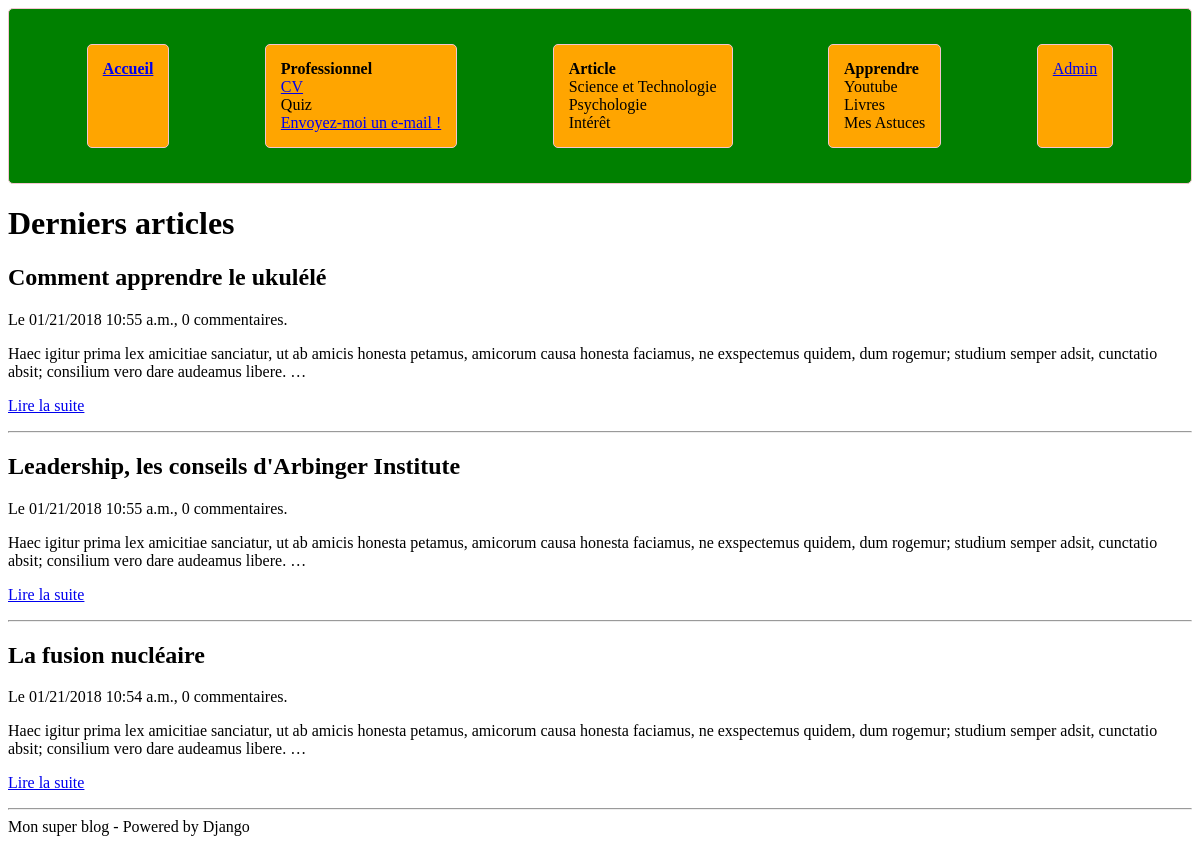
Page /total on the committed database.
### blog/models.py (models this page shows, shortened)
class Article(models.Model):
    titre = models.CharField(max_length=100)
    slug = models.SlugField()
    auteur = models.CharField(max_length=42)
    contenu = models.TextField(null=True)
    date = models.DateTimeField(verbose_name="Date de parution",auto_now_add=True, auto_now=False)
    is_visible = models.BooleanField(verbose_name="Article publié ?",default=False)
    categorie = models.ForeignKey('Categorie',on_delete=models.DO_NOTHING)
    nbrComment=models.IntegerField(null=True)
    def getNbrComment(self):
        self.nbrComment= len(Comment.objects.filter(articleRef=self))

### blog/views.py (the view)
# urls.py: url(r'^total$', views.accueil, name='accueil'),
def accueil(request):
    articles = Article.objects.filter(is_visible=True).order_by('-date')[:4]
    for article in articles:
        article.getNbrComment()
    return render(request, 'blog/accueil.html', {'articles': articles})

### blog/templates/blog/accueil.html (shortened to what this page needs)
{% extends "blog/base.html" %}
{% block content %}
	<h1>Derniers articles</h1>
	{% for article in articles %}
		<h2 class="titre-article">{{ article.titre }}</h2>
		<p class="infos-article">Le {{ article.date|date:'SHORT_DATETIME_FORMAT' }}, {{ article.nbrComment }} commentaires.</p>
		<div class="contenu-article">
			{{ article.contenu|safe|truncatewords_html:30 }}
		</div>
		<p><a href="{% url 'blog_lire' article.slug %}">Lire la suite</a></p>
		<hr />
	{% endfor %}
{% endblock %}

### blog/templates/blog/base.html (shortened to what this page needs)
{% load static %}
<!doctype html>
<html lang="fr">
<head>
    <link rel="stylesheet" href="{% static 'blog/styles2.css' %}" />
</head>
<body>
    <header>
        <nav>
            <div><strong><a href="{% url 'accueil' %}">Accueil</a></strong></div>
            <div>
            <strong>Professionnel</strong>
            <ul>
                <li><a target=blank href="{% static 'doc/CV.pdf' %}">CV</a></li>
                <li>Quiz</li>
                <li><a href="mailto:jason.pettiaux@gmail.com" class="emaildress" title="Je vous répondrai au plus vite">Envoyez-moi un e-mail !</a></li>
            </ul>
            </div>
            <div><strong>Article</strong>
            <ul>
                <li>Science et Technologie</li>
                <li>Psychologie</li>
                <li>Intérêt</li>
            </ul>
            </div>
            <div><strong>Apprendre</strong>
            <ul>
            <li>Youtube</li>
            <li>Livres</li>
            <li>Mes Astuces</li>
            </ul>
            </div>
        <div id="adminAccess">
        	<a href="{% url 'admin:index' %}">Admin</a>
        </div>
        </nav>
    </header>
    <div class="container">
    	{% block content %}{% endblock %}
    </div>
    <footer>
        Mon super blog - Powered by Django
    </footer>
</body>
</html>

### blog/static/blog/styles2.css (style rules this page uses)
header { width:100%; }
nav { display:flex; flex-direction: row; background-color:green; border-radius: 5px; border-color: rgb(244,197,209); border-width: 1px ; border-style: solid; padding :30px; justify-content: space-around; }
nav div { background-color:orange; border-radius: 5px; border-color: rgb(244,197,209); border-width: 1px ; border-style: solid; padding :15px; margin : 5px; }
ul { list-style-type: none; padding: 0; margin :0; }

### rows in the picture
Article: titre "Comment apprendre le ukulélé", date "01/21/2018 10:55 a.m.", nbrComment "0", contenu "Haec igitur prima lex amicitiae sanciatur, ut ab amicis honesta petamus, amicorum causa honesta faciamus, ne exspectemus quidem, dum rogemur; studium semper adsit, cunctatio absit; consilium vero dare audeamus libere. …"
Article: titre "Leadership, les conseils d'Arbinger Institute", date "01/21/2018 10:55 a.m.", nbrComment "0", contenu "Haec igitur prima lex amicitiae sanciatur, ut ab amicis honesta petamus, amicorum causa honesta faciamus, ne exspectemus quidem, dum rogemur; studium semper adsit, cunctatio absit; consilium vero dare audeamus libere. …"
Article: titre "La fusion nucléaire", date "01/21/2018 10:54 a.m.", nbrComment "0", contenu "Haec igitur prima lex amicitiae sanciatur, ut ab amicis honesta petamus, amicorum causa honesta faciamus, ne exspectemus quidem, dum rogemur; studium semper adsit, cunctatio absit; consilium vero dare audeamus libere. …"
